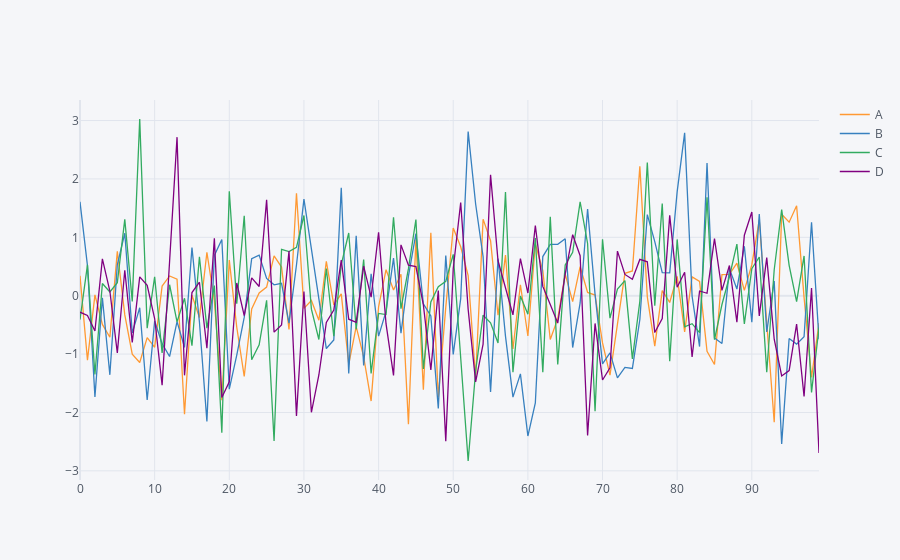

Notebook source saved alongside this figure:
### Markdown cell above
# iplot()

### Code cell
df.iplot()
